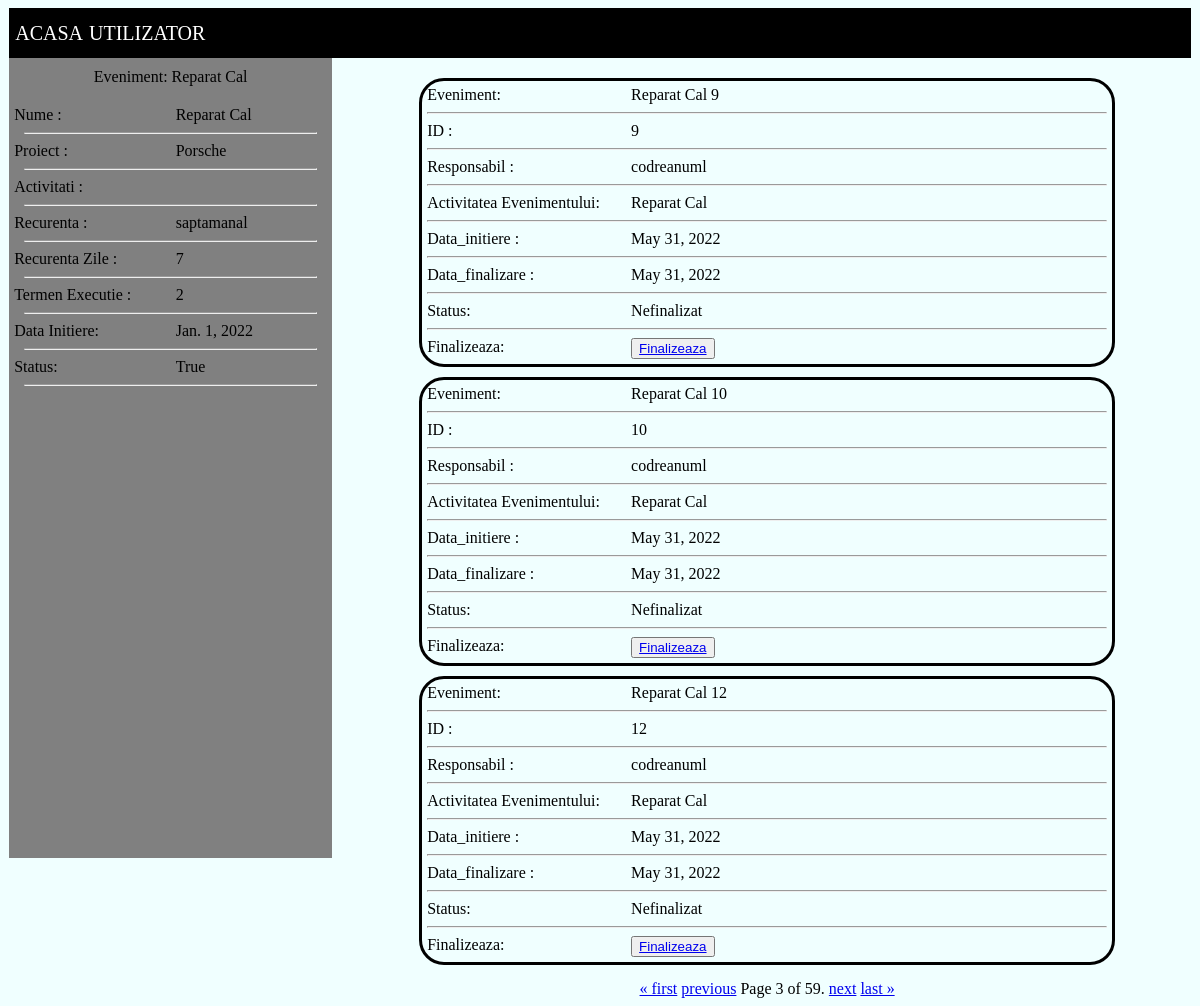
The app's page /events/eveniment_template/2/?page=3 (signed in) with its own data.
### EVENTS/models.py (models this page shows)
class Eveniment_Template(models.Model):
	nume = models.CharField(max_length=100)
	proiect=models.ForeignKey(Proiect,related_name='evenimente',on_delete=models.CASCADE)
	activitati_necesare=models.TextField(max_length=300)
	CHOICES=[('saptamanal', 'saptamanal') , ('lunar','lunar') , ('anual','anual') , ('2ani','2ani') ]
	recurenenta=models.CharField(choices=CHOICES,max_length=100)
	recurenenta_zile=models.IntegerField()
	zile_executie=models.IntegerField()
	an_choice=[(2022,2022),(2023,2023),(2024,2024),(2025,2025),(2026,2026),]
	luna_choice=[(1,1),(2,2),(3,3),(4,4),(5,5),(6,6),(7,7),(8,8),(9,9),(10,10),(11,11),(12,12)]
	zi_choice=[(1,1),(2,2),(3,3),(4,4),(5,5),(6,6),(7,7),(8,8),(9,9),(10,10),(11,11),(12,12),(13,13),(14,14),(15,15),(16,16),(17,17),(18,18),(19,19),(20,20),(21,21),(22,22),(23,23),(24,24),(25,25),(26,26),(27,27),(28,28)]
	an_incepere=models.IntegerField(choices=an_choice)
	luna_incepere=models.IntegerField(choices=luna_choice)
	zi_incepere=models.IntegerField(choices=zi_choice)
	data_initiere=models.DateField(null=True)
	status=models.BooleanField()
	def __str__(self):
		return self.nume

class Eveniment(models.Model):
	responsabil=models.ForeignKey(User,related_name='eveniment_inst',on_delete=models.CASCADE)
	eveniment_template=models.ForeignKey(Eveniment_Template,related_name='eveniment_obj',on_delete=models.CASCADE)
	data_initiere=models.DateField()
	data_finalizare=models.DateField(blank=True)
	status=models.BooleanField() # 1 deschis si nefinalizat 2 deschis si finalizat
	class Meta :
		ordering=['data_finalizare']

### PROJECTS/models.py (models this page shows)
class Proiect (models.Model):
	nume=models.CharField(max_length=30,unique=True)
	id_proiect=models.IntegerField(unique=True)
	descriere=models.CharField(max_length=100)
	def __str__(self):
		return self.nume

### EVENTS/views.py (the view)
# urls.py: path('eveniment_template/<int:eveniment_pk>/',EVENTS_VIEWS.detalii_eveniment_template,name='detalii_eveniment_template'),
@login_required
def detalii_eveniment_template(request,eveniment_pk):
	eveniment_querry=Eveniment_Template.objects.get(pk=eveniment_pk)
	eveniment_querry_instances_req=Eveniment.objects.filter(eveniment_template=eveniment_querry)
	paginator = Paginator(eveniment_querry_instances_req, 3) # Show 25 contacts per page.
	page_number = request.GET.get('page')
	eveniment_querry_instances = paginator.get_page(page_number)
	return render(request,'EVENTS/datalii_eveniment_template.html',{'eveniment':eveniment_querry,'evenimente_instance':eveniment_querry_instances})

### templates/EVENTS/datalii_eveniment_template.html (shortened to what this page needs)
{% extends 'EVENTS/template.html' %}
{% block content %}
<div class="container_detalii_eveniment">
<div class="container_left_detalii_eveniment">
    <div class="nume">Eveniment: {{eveniment.nume}}</div>
    	<div class="row">
			<div class="col_nume">Nume : </div>
			<div class="col_nume_val">{{eveniment.nume}}</div>
		</div>
		<hr/>
		<div class="row">
			<div class="col_nume">Proiect : </div>
			<div class="col_nume_val">{{eveniment.proiect}}</div>
		</div>
		<hr/>
		<div class="row">
			<div class="col_nume">Activitati : </div>
		</div>
		<hr/>
		<div class="row">
			<div class="col_nume">Recurenta : </div>
			<div class="col_nume_val">{{eveniment.recurenenta}}</div>
		</div>
		<hr/>
		<div class="row">
			<div class="col_nume">Recurenta Zile : </div>
			<div class="col_nume_val">{{eveniment.recurenenta_zile}}</div>
		</div>
		<hr/>
		<div class="row">
			<div class="col_nume">Termen Executie : </div>
			<div class="col_nume_val">{{eveniment.zile_executie}}</div>
		</div>
		<hr/>
		<div class="row">
			<div class="col_nume">Data Initiere: </div>
			<div class="col_nume_val">{{eveniment.data_initiere}}</div>
		</div>
		<hr/>
		<div class="row">
			<div class="col_nume">Status: </div>
			<div class="col_nume_val">{{eveniment.status}}</div>
		</div>
		<hr/>
</div>
<div class="container_right_detalii_eveniment">
{% for eveniment in evenimente_instance %}
    <div class="container_prezentare_eveniment">
        <div class="row">
            <div class="col_nume">Eveniment:  </div>
            <div class="col_nume_val">{{eveniment.eveniment_template}} {{eveniment.pk}} </div>
        </div>
        <hr/>
        <div class="row">
            <div class="col_nume">ID : </div>
            <div class="col_nume_val">{{eveniment.pk}}</div>
        </div>
        <hr/>
        <div class="row">
            <div class="col_nume">Responsabil : </div>
            <div class="col_nume_val">{{eveniment.responsabil}}</div>
        </div>
        <hr/>
        <div class="row">
            <div class="col_nume">Activitatea Evenimentului: </div>
            <div class="col_nume_val">{{eveniment.eveniment_template}}</div>
        </div>
        <hr/>
        <div class="row">
            <div class="col_nume">Data_initiere : </div>
            <div class="col_nume_val">{{eveniment.data_initiere}}</div>
        </div>
        <hr/>
        <div class="row">
            <div class="col_nume">Data_finalizare : </div>
            <div class="col_nume_val">{{eveniment.data_finalizare}}</div>
        </div>
        <hr/>
         <div class="row">
            <div class="col_nume">Status: </div>
            {% if eveniment.status == 0 %}
            <div class="col_nume_val">Nefinalizat</div>
            {% else %}
            <div class="col_nume_val">Finalizat</div>
            {% endif %}
        </div>
        <hr/>
        {% if eveniment.status == 0 %}
        <div class="row">
            <div class="col_nume">Finalizeaza:</div>
        <div class="col_nume_val">
                <button class="button_finalizeaza" ><a href="{% url 'EVENTS:finalizeaza_eveniment' eveniment.pk %}" >Finalizeaza</a></button>
        </div>
        </div>
         {% endif %}
</div>
{% endfor %}
<div class="pagination">
    <span class="step-links">
        {% if evenimente_instance.has_previous %}
            <a href="?page=1">&laquo; first</a>
            <a href="?page={{ evenimente_instance.previous_page_number }}">previous</a>
        {% endif %}
        <span class="current">
            Page {{ evenimente_instance.number }} of {{ evenimente_instance.paginator.num_pages }}.
        </span>
        {% if evenimente_instance.has_next %}
            <a href="?page={{ evenimente_instance.next_page_number }}">next</a>
            <a href="?page={{ evenimente_instance.paginator.num_pages }}">last &raquo;</a>
        {% endif %}
    </span>
</div>
</div>
</div>
{% endblock %}

### static/css/EVENTS/style.css (style rules this page uses)
body { background-color: #F0FFFF; }
.container_detalii_eveniment { display: flex; flex-direction: row; font-size: 16px; }
.container_left_detalii_eveniment { margin-left: 0.1vw; height: 100vh; width: 450px; background-color: grey; display: flex; flex-direction: column; }
.container_left_detalii_eveniment .nume { margin-top: 10px; width: 100%; display: flex; justify-content: center; margin-bottom: 20px; }
.container_left_detalii_eveniment .row { width: 100%; display: flex; justify-content:center; align-items: center; margin-left: 5px; }
.container_left_detalii_eveniment .row .col_nume { width: 50%; display: flex; justify-content:left; align-items: center; }
.container_left_detalii_eveniment .row .col_nume_val { width: 50%; display: flex; justify-content:left; align-items: center; }
.container_left_detalii_eveniment hr { width: 90%; }
.container_right_detalii_eveniment { width: 100%; margin-top: 10px; padding-left: 10px; display: flex; flex-direction: column; justify-content:left; align-items: center; }
.container_right_detalii_eveniment .container_prezentare_eveniment { width: 80%; border-style: solid; border-size: 2x; border-color: black; border-radius: 25px; margin-top: 10px; padding: 5px; }
.container_right_detalii_eveniment .container_prezentare_eveniment .row { width: 100%; display: flex; justify-content: center; }
.container_right_detalii_eveniment .container_prezentare_eveniment .col_nume { width: 30%; }
.container_right_detalii_eveniment .container_prezentare_eveniment .col_nume_val { width: 70%; }
.pagination { margin-top: 15px; }

### records on screen
Eveniment_Template: nume "Reparat Cal", proiect "Porsche", recurenenta "saptamanal", recurenenta_zile "7", zile_executie "2", data_initiere "Jan. 1, 2022", status "True"
Eveniment: eveniment_template "Reparat Cal", pk "9", responsabil "codreanuml", data_initiere "May 31, 2022", data_finalizare "May 31, 2022", status "Nefinalizat", shows "Finalizeaza:"
Eveniment: eveniment_template "Reparat Cal", pk "10", responsabil "codreanuml", data_initiere "May 31, 2022", data_finalizare "May 31, 2022", status "Nefinalizat", shows "Finalizeaza:"
Eveniment: eveniment_template "Reparat Cal", pk "12", responsabil "codreanuml", data_initiere "May 31, 2022", data_finalizare "May 31, 2022", status "Nefinalizat", shows "Finalizeaza:"

### other values on screen
{{ evenimente_instance.number }} "3"
{{ evenimente_instance.paginator.num_pages }} "59"
